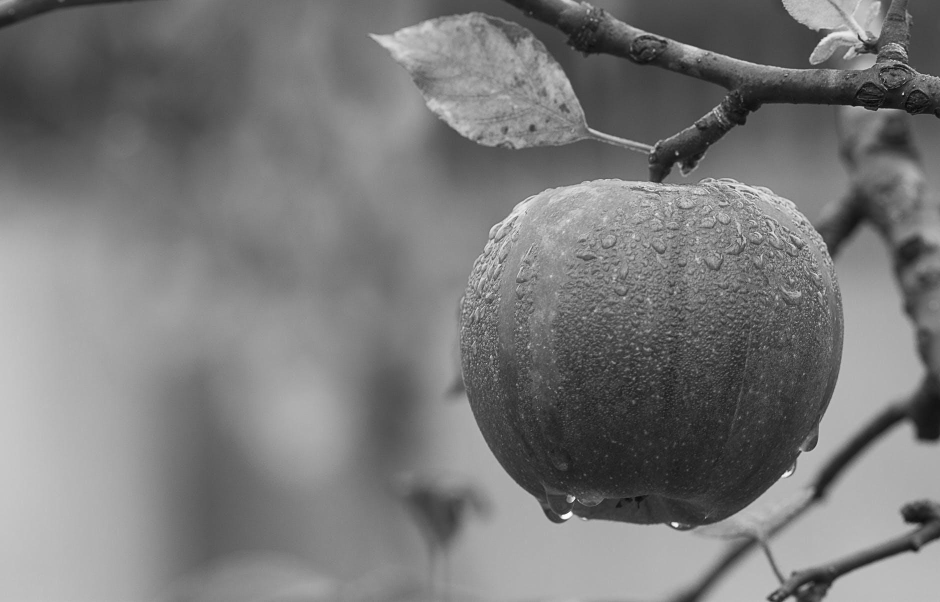
#> input picture untitled1/pics/gray.jpeg, 1880 x 1204 px (shown at 1/2 size)
$ jupyter execute lab1.ipynb   (shell and % lines are left out)
#> lines starting #> are read from the running program, lines starting #| are printed output that depends on the picture
[cell 1]
from matplotlib import pyplot as plt
import cv2 as cv
import numpy as np

K = 255
x = np.arange(K + 1)
img = cv.imread('pics/gray.jpeg',0)
#> img is the input picture: shape (1204, 1880); min 0, max 255, mean 121.2
img_hist = cv.calcHist([img], [0], None, [256], [0,256])
#> img_hist = 256 values, max 26771 at index 174, min 1 at index 0, mean 8841.9

[cell 2]
plt.rcParams["figure.figsize"] = [14, 15]
img_min = np.min(img)
#> img_min = 0
img_max = np.max(img)
#> img_max = 255
ret_img = img
#ret_img = np.zeros((img.shape[0],img.shape[1]),dtype = 'uint8')
for i in range(ret_img.shape[0]):
    for j in range(ret_img.shape[1]):
        ret_img[i][j] =  255*(img[i,j]-img_min)/(img_max-img_min)

#img_hist = cv.calcHist(img, [0], None, [256], [0,256])
#img_hist = img_hist.flatten()
stretched_hist = cv.calcHist([ret_img], [0], None, [256], [0,256])
#> stretched_hist has the same summary as img_hist
#stretched_hist = stretched_hist.flatten()

plt.subplot(221)
plt.imshow(img, 'gray')

plt.subplot(223)
plt.plot(x, img_hist)
#plt.xlim([0,256])

plt.subplot(222)
plt.imshow(ret_img, 'gray')

plt.subplot(224)
plt.plot(x, stretched_hist)
#plt.xlim([0,256])

plt.savefig('pics/gray_stretch.png')
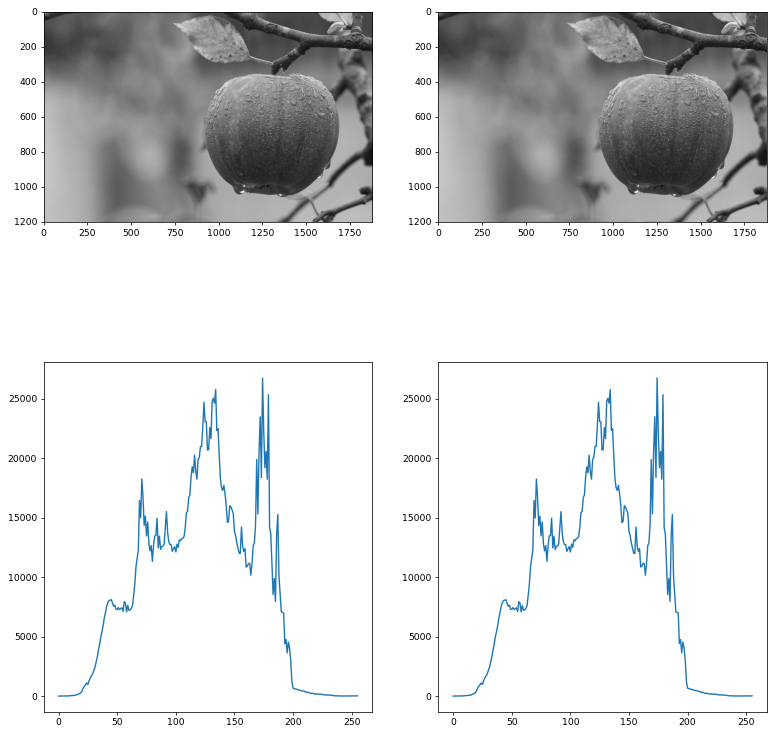
#> figure drawn by matplotlib, 4 panels; panel 2: curve peaks at x = 174, y = 26771; panel 4: curve peaks at x = 174, y = 26771
plt.show()

[cell 3]
plt.rcParams["figure.figsize"] = [14, 15]
drop=0.05
k = int(drop * img.size)
#> k = 113176
x_min, x_max = 0, 254

cnt_l, cnt_r = 0, 0
hist = img_hist.flatten()
#> hist has the same summary as img_hist
for i in np.arange(K + 1):
    cnt_l += hist[i]
    cnt_r += hist[K-i]
    if cnt_l <= cnt_r:
        x_min+=1
        cnt_r-=hist[K-i]
        if cnt_l >= k:
            break
    else:
        x_max-=1
        cnt_l -= hist[i]
        if cnt_r >= k:
            break
#> this loop made 77 passes
#> (cnt_l, cnt_r) on passes 1 to 12: (1, 0), (3, 0), (5, 0), (6, 0), (13, 0), (13, 14), (21, 14), (21, 21), (21, 34), (21, 40), (21, 46), (21, 55)
#> after the loop, cnt_l = 113385; cnt_r = 101448; x_max = 194; x_min = 17
print(x_min, x_max)
#| 17 194
img_min = x_min
#> img_min = 17
img_max = x_max
#> img_max = 194
ret_img = img.astype('float')
for i in range(ret_img.shape[0]):
    for j in range(ret_img.shape[1]):
        ret_img[i][j] =  255*(img[i,j]-img_min)/(img_max-img_min)

ret_img = ret_img.astype('uint8')
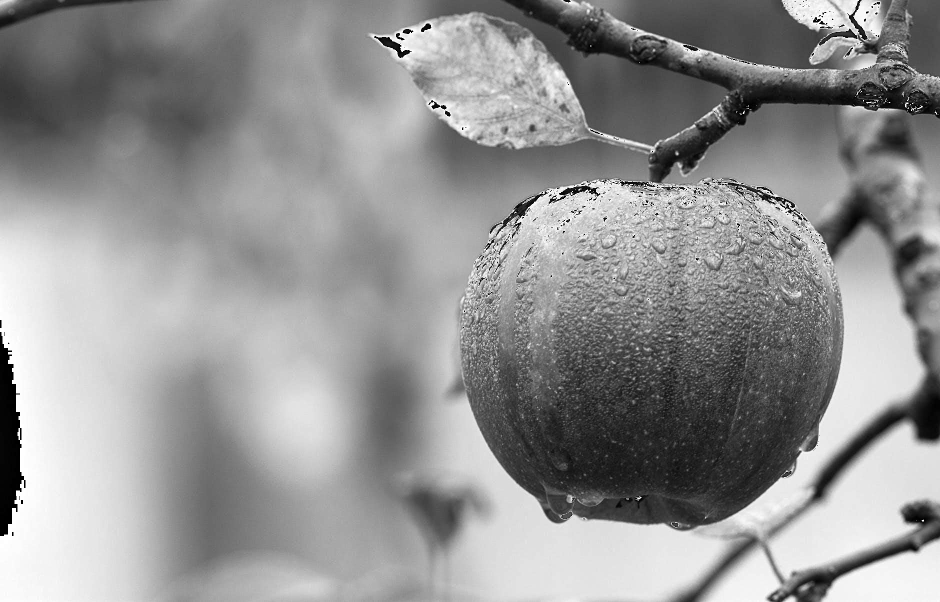
#> ret_img: shape (1204, 1880) (shown at 1/2 size); min 0, max 255, mean 146.7
stretched_hist = cv.calcHist([ret_img], [0], None, [256], [0,256])
#> stretched_hist = 256 values, max 26771 at index 226, min 0 at index 88, mean 8841.9
img_hist = img_hist.flatten()
stretched_hist= stretched_hist.flatten()

plt.subplot(221)
plt.imshow(img, 'gray')

plt.subplot(223)
plt.plot(img_hist)
plt.xlim([0,256])

plt.subplot(222)
plt.imshow(ret_img, 'gray')

plt.subplot(224)
plt.plot(stretched_hist)
plt.xlim([0,256])

plt.savefig('pics/gray_stretch_adv.png')
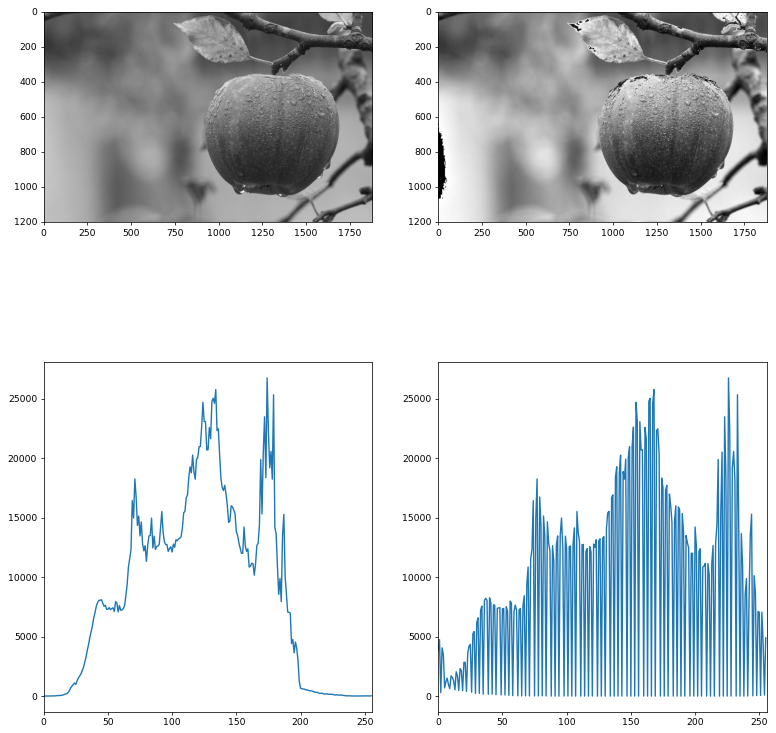
#> figure drawn by matplotlib, 4 panels; panel 2: curve peaks at x = 174, y = 26771; panel 4: curve peaks at x = 226, y = 26771
plt.show()

[cell 4]
plt.rcParams["figure.figsize"] = [14, 15]
h_copy = img_hist.copy()
#> h_copy has the same summary as img_hist
for i in range(img_hist.size):
    h_copy[i] = h_copy[i-1] + h_copy[i]
#> after the loop, h_copy = 256 values from 28 to 2263547
# img_norm = h_copy * img_hist.max() / h_copy.max()

eq_img = np.round((h_copy[img] - np.nonzero(h_copy)[0][0]) / h_copy[-1] * K).astype('uint8')
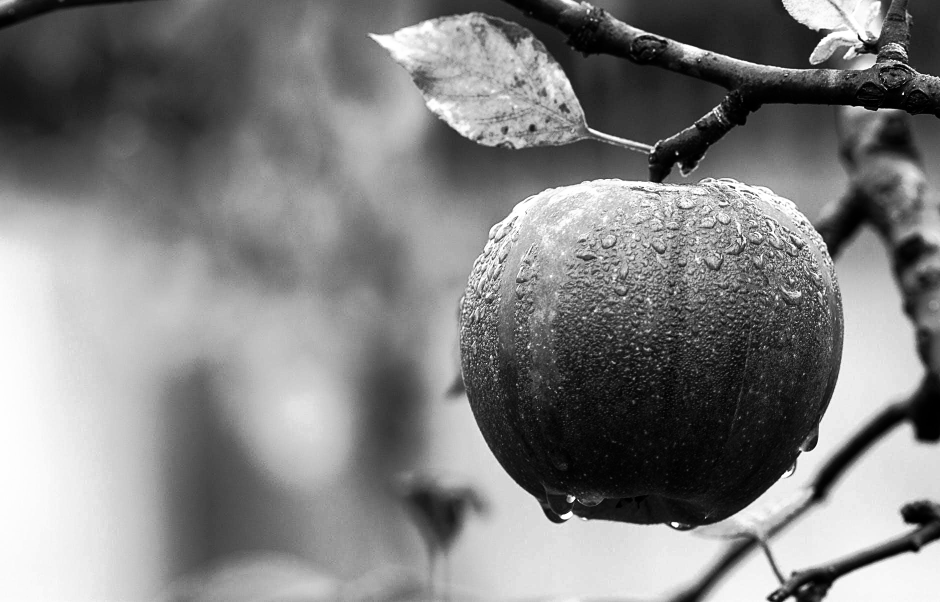
#> eq_img: shape (1204, 1880) (shown at 1/2 size); min 0, max 255, mean 128.4
eq_hist = cv.calcHist([eq_img], [0], None, [256], [0,256])
#> eq_hist = 256 values, max 26771 at index 224, min 0 at index 28, mean 8841.9
# [4 lines of commented-out code are left out]


plt.subplot(221)
plt.imshow(img, 'gray')

plt.subplot(223)
plt.plot(img_hist)
plt.xlim([0,256])

plt.subplot(222)
plt.imshow(eq_img, 'gray')

plt.subplot(224)
plt.plot(eq_hist)
plt.xlim([0,256])

plt.savefig('pics/gray_stretch_eqvo.png')
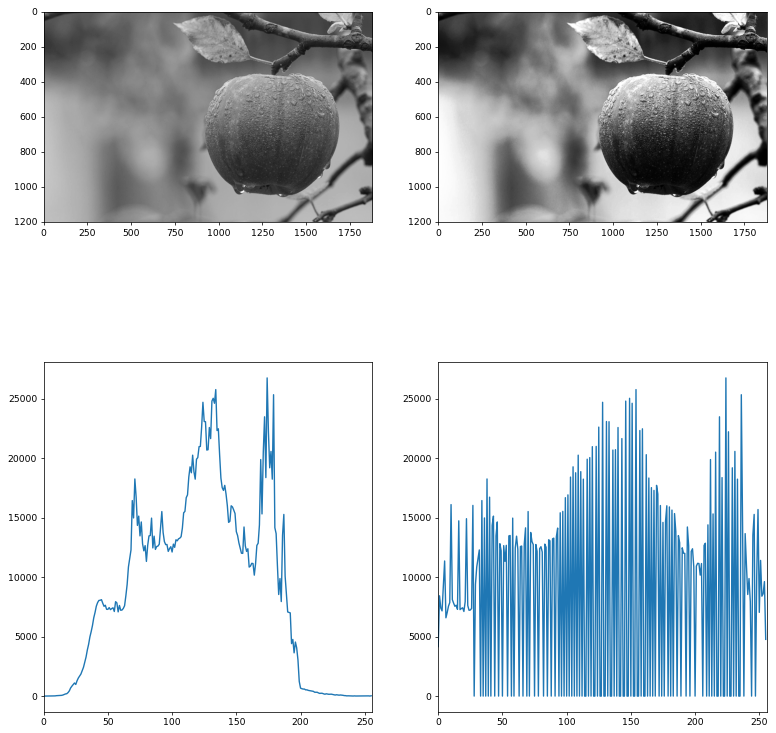
#> figure drawn by matplotlib, 4 panels; panel 2: curve peaks at x = 174, y = 26771; panel 4: curve peaks at x = 224, y = 26771
plt.show()

[cell 5]
plt.rcParams["figure.figsize"] = [14, 10]
res = img.copy()
# ref_img = eq_img
# ref_hist = eq_hist
ref_img = cv.imread('pics/gray2.jpg', 0)
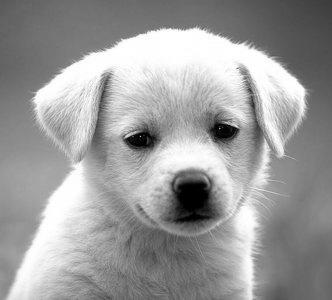
#> input picture untitled1/pics/gray2.jpg, 332 x 300 px
#> ref_img is the input picture: shape (300, 332); min 0, max 255, mean 155.7
ref_hist = cv.calcHist([ref_img], [0], None, [256], [0,256])
#> ref_hist = 256 values, max 2737 at index 254, min 12 at index 58, mean 389.1
h_copy = img_hist.copy()
#> h_copy has the same summary as img_hist
for i in range(img_hist.size):
    h_copy[i] = h_copy[i-1] + h_copy[i]
#> after the loop, h_copy = 256 values from 28 to 2263547
h_copy_norm = h_copy / img.size
#> h_copy_norm = 256 values from 1.24e-05 to 1

ref_hist_copy = ref_hist.copy()
#> ref_hist_copy has the same summary as ref_hist
for i in range(ref_hist.size):
    ref_hist_copy[i] = ref_hist_copy[i-1] + ref_hist_copy[i]
#> after the loop, ref_hist_copy = 256 values from 2948 to 102058
r_h_norm = ref_hist_copy / ref_img.size
#> r_h_norm = 256 values from 0.0296 to 1.02

mapp = np.zeros(256)
for i in range(256):
    j=255
    while True:
        mapp[i]=j
        j=j-1
        if j<0 or h_copy_norm[i] > r_h_norm[j]:
            break
for i in range(res.shape[0]):
    for j in range(res.shape[1]):
        a = res.item(i,j)
        b = mapp[a]
        res.itemset((i,j), b)
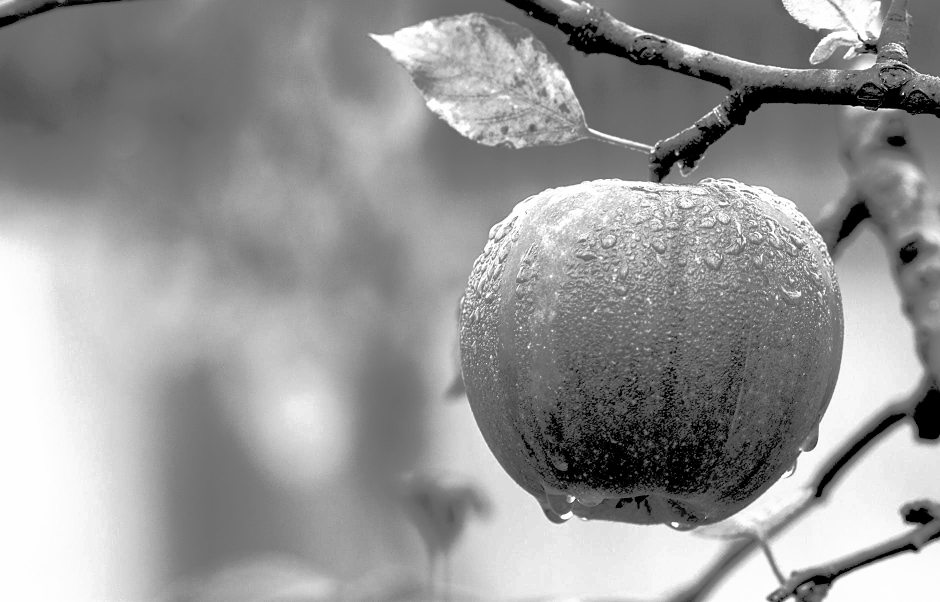
#> res: shape (1204, 1880) (shown at 1/2 size); min 0, max 255, mean 150.1

res_hist = cv.calcHist([res], [0], None, [256], [0,256])
#> res_hist = 256 values, max 65550 at index 254, min 0 at index 1, mean 8841.9

plt.subplot(231)
plt.imshow(img, 'gray')

plt.subplot(234)
plt.plot(img_hist)
plt.xlim([0,256])

plt.subplot(232)
plt.imshow(ref_img, 'gray')

plt.subplot(235)
plt.plot(ref_hist)
plt.xlim([0,256])

plt.subplot(233)
plt.imshow(res, 'gray')

plt.subplot(236)
plt.plot(res_hist)
plt.xlim([0,256])


plt.savefig('pics/gray_stretch_mtch.png')
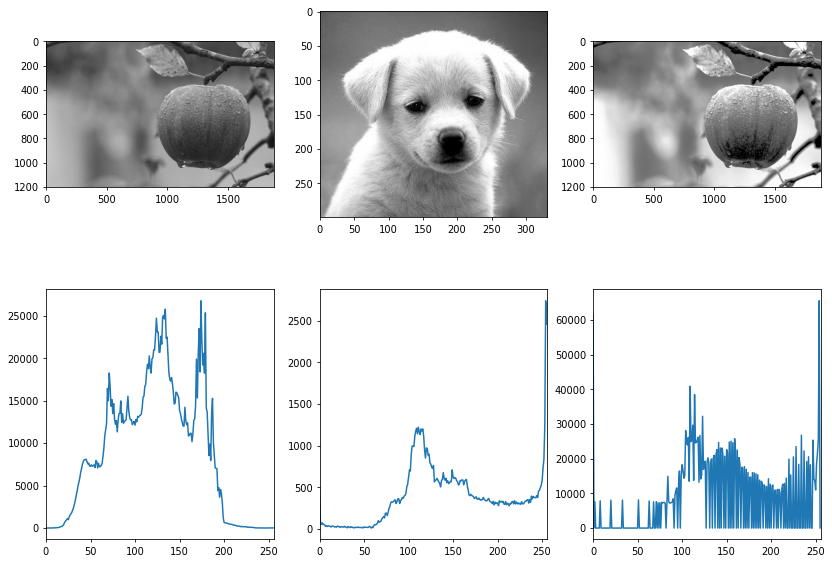
#> figure drawn by matplotlib, 6 panels; panel 2: curve peaks at x = 174, y = 26771; panel 4: curve peaks at x = 254, y = 2737; panel 6: curve peaks at x = 254, y = 65550
plt.show()
